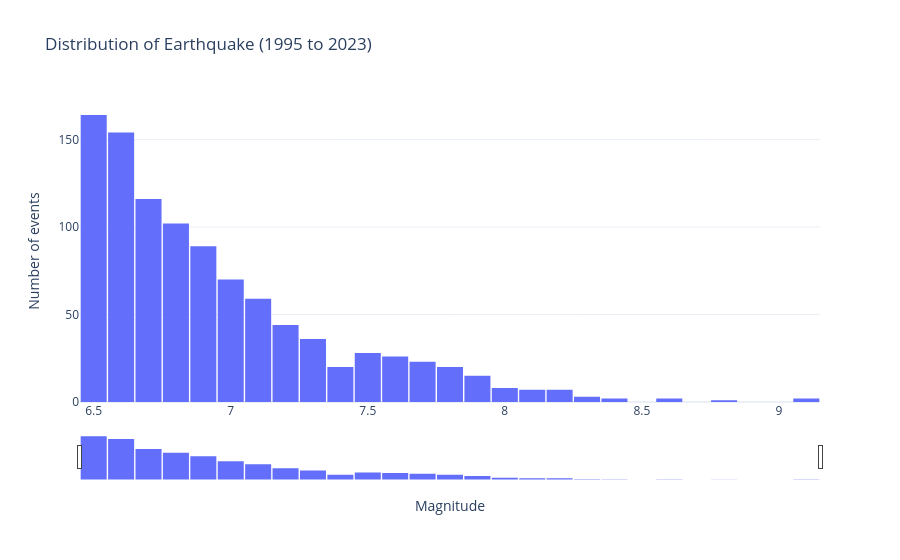

The code cell stored with this chart in its notebook:
### Markdown cell above
## 1.1 Univariate histogram of magnitude with a range slider

### Code cell
f1 = px.histogram(df, x="magnitude",
                  title="Distribution of Earthquake (1995 to 2023)",
                  labels={"magnitude": "Magnitude"})

f1.update_traces(xbins=dict(start=6.45, end=9.15, size=0.1))
f1.update_layout(yaxis_title="Number of events", bargap=0.05,
                 xaxis=dict(rangeslider=dict(visible=True, thickness=0.12), dtick=0.5))

f1.show()

### Figure 1 — Plotly figure (JSON) as saved in the notebook; plotly's stock layout.template omitted (floating-point values rounded to 4 significant figures; data arrays with more than 128 entries replaced by an {"elided": "..."} marker saying what was removed)
{"data": [{"bingroup": "x", "hovertemplate": "Magnitude=%{x}<br>count=%{y}<extra></extra>", "legendgroup": "", "marker": {"color": "#636efa", "pattern": {"shape": ""}}, "name": "", "orientation": "v", "showlegend": false, "type": "histogram", "x": {"elided": "998 float values"}, "xaxis": "x", "xbins": {"end": 9.15, "size": 0.1, "start": 6.45}, "yaxis": "y"}], "layout": {"bargap": 0.05, "barmode": "relative", "legend": {"tracegroupgap": 0}, "title": {"text": "Distribution of Earthquake (1995 to 2023)"}, "xaxis": {"anchor": "y", "domain": [0, 1], "dtick": 0.5, "rangeslider": {"thickness": 0.12, "visible": true}, "title": {"text": "Magnitude"}}, "yaxis": {"anchor": "x", "domain": [0, 1], "title": {"text": "Number of events"}}}}
